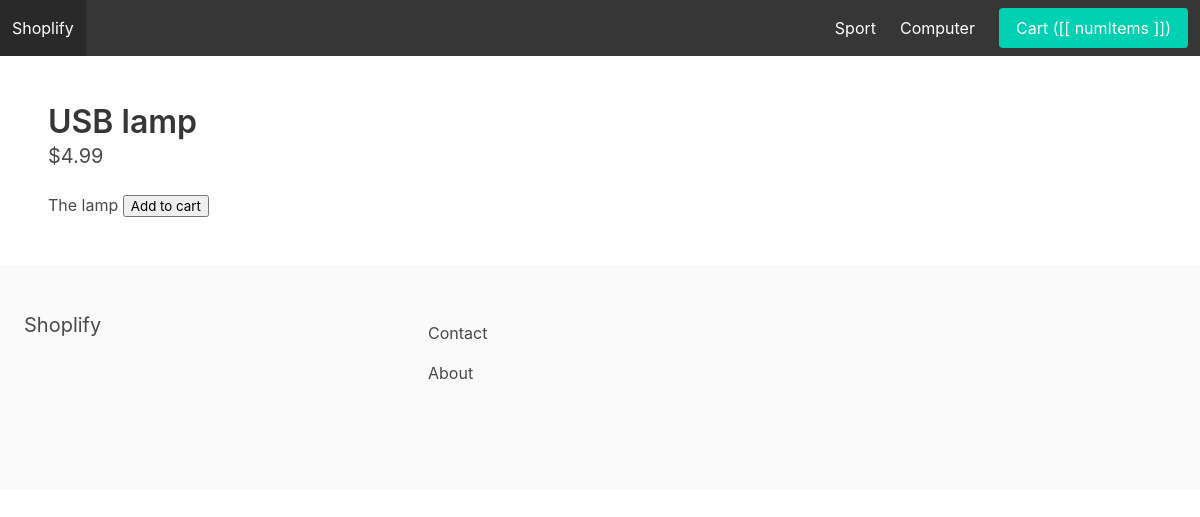
Screenshot of /computer/usb-lamb/ with the database file from the repository.
### store/models.py (models this page shows, shortened)
class Category(models.Model):
    title = models.CharField(max_length=255)
    slug = models.SlugField(max_length=255)
    ordering = models.IntegerField(default=0)
    class Meta:
        verbose_name_plural = 'Categories'
        ordering = ('ordering',)

class Product(models.Model):
    category = models.ForeignKey(Category, related_name='products', on_delete=models.CASCADE)
    title = models.CharField(max_length=255)
    slug = models.SlugField(max_length=255)
    description = models.TextField(blank=True, null=True)
    price = models.FloatField(max_length=255)
    is_featured = models.BooleanField(default=False)
    image = models.ImageField(upload_to='uploads', blank=True, null=True)
    thumbnail = models.ImageField(blank=True, null=True)
    date_added = models.DateTimeField(auto_now_add=True)
    class Meta:
        ordering = ('-date_added',)

### store/views.py (the view)
# urls.py: path('<slug:category_slug>/<slug:slug>/', product_detail, name='product_detail'),
def product_detail(request, category_slug, slug):
    product = get_object_or_404(Product, slug=slug)
    context = {
        'product': product
    }
    return render(request, 'product_detail.html', context)

### store/context_processors.py (called while the page is built)
def menu_categories(request):
    categories = Category.objects.all()
    return {'menu_categories': categories}

### store/templates/product_detail.html (shortened to what this page needs)
{% extends 'base.html' %}
{% block content %}
    <div id="productapp">
        <h1 class="title">{{ product.title }}</h1>
        <h2 class="subtitle">${{ product.price }}</h1>
        {% if product.description %}
            <p>{{ product.description }}
        {% endif %}
        <button @click="addToCart({{ product.id }})">Add to cart</button>
    </div>
{% endblock %}

### core/templates/base.html (shortened to what this page needs)
{% load static %}
<!DOCTYPE html>
<html>
    <head>
        <link rel="stylesheet" href="https://cdn.jsdelivr.net/npm/bulma@0.9.0/css/bulma.min.css">
        <link rel="stylesheet" href="{% static 'main.css' %}">
    </head>
    <body>
        <nav class="navbar is-dark">
            <div class="navbar-brand">
                <a href="{% url 'frontpage' %}" class="navbar-item" href="/">Shoplify</a>
            </div>
            <div id="main-navbar" class="navbar-menu">
                <div class ="navbar-end">
                    {% for category in menu_categories %}
                        <a href="{% url 'category_detail' category.slug %}" class="navbar-item">{{ category.title }}</a>
                    {% endfor %}
                    <div class="navbar-item" id="navbarapp">
                        <a href="{% url 'cart' %}" class="button is-primary">Cart ([[ numItems ]])</a>
                    </div>
                </div>
            </div>
        </nav>
        <section class="section">
            {% block content %}
            {% endblock %}
        </section>
        <footer class="footer">
            <div class="columns">
                <div class="column is-4">
                    <h2 class="subtitle">Shoplify</h2>
                </div>
                <div class="column is-8">
                    <a href="{% url 'contact' %}" class="navbar-item">Contact</a>
                    <a href="{% url 'about' %}" class="navbar-item">About</a>
                </div>
            </div>
        </footer>
    </body>
</html>

### rows the page displays
Category: title "Sport"
Category: title "Computer"
Product: title "USB lamp", price "4.99", description "The lamp"
